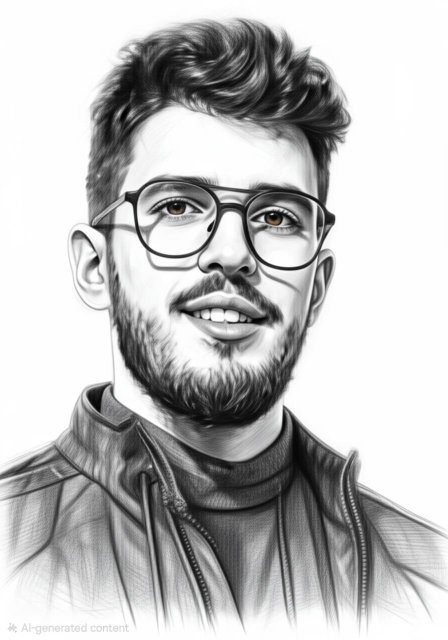
#> input picture photo.jpeg, 896 x 1280 px (shown at 1/2 size)
$ python make_ascii_svg.py
#> lines starting #> are read from the running program, lines starting #| are printed output that depends on the picture
"""
Convert portrait photo into clean monochrome ASCII-art SVG that types itself in like a terminal.
Usage: python make_ascii_svg.py [input.png] [output.svg]
"""
from PIL import Image, ImageEnhance, ImageOps, ImageFilter
import html
import os
import sys

HERE = os.path.dirname(os.path.abspath(__file__))
default_src = os.path.join(HERE, "..", "photo.jpeg")
if not os.path.exists(default_src):
    default_src = os.path.join(HERE, "..", "photo.png")
SRC = sys.argv[1] if len(sys.argv) > 1 else default_src
OUT = sys.argv[2] if len(sys.argv) > 2 else os.path.join(HERE, "..", "zakariae-ascii.svg")

COLS = int(os.environ.get("COLS", 180))
ART_W_TARGET = 800
CELL_W = ART_W_TARGET / COLS
CELL_H = CELL_W * 15 / 8
ROWS = round(COLS * 8 / 15)
RAMP = " .`:-=+*cs#%@"

CONTRAST = 1.15
BRIGHTNESS = 1.05
GAMMA = 1.12
SHARPEN = True
WHITE_FLOOR = 0.82

PAD = 20
TITLEBAR_H = 30
STATUS_H = 30
ART_W = COLS * CELL_W
ART_H = ROWS * CELL_H
CANVAS_W = ART_W + PAD * 2
CANVAS_H = TITLEBAR_H + ART_H + STATUS_H + PAD

BG = "#0d1117"
BG2 = "#111722"
FRAME = "#30363d"
TITLE_TEXT = "#7d8590"
INK = "#c9d1d9"
CURSOR = "#c9d1d9"

ROW_DUR = 5.8 / ROWS
STAGGER = ROW_DUR

im = Image.open(SRC).convert("L")
w, h = im.size
#> w = 896; h = 1280
if h > w * 1.15:
    crop_x1 = max(0, int(w * 0.08))
#> crop_x1 = 71
    crop_y1 = max(0, int(h * 0.05))
#> crop_y1 = 64
    crop_x2 = min(w, int(w * 0.92))
#> crop_x2 = 824
    crop_y2 = min(h, int(h * 0.72))
#> crop_y2 = 921
    im = im.crop((crop_x1, crop_y1, crop_x2, crop_y2))
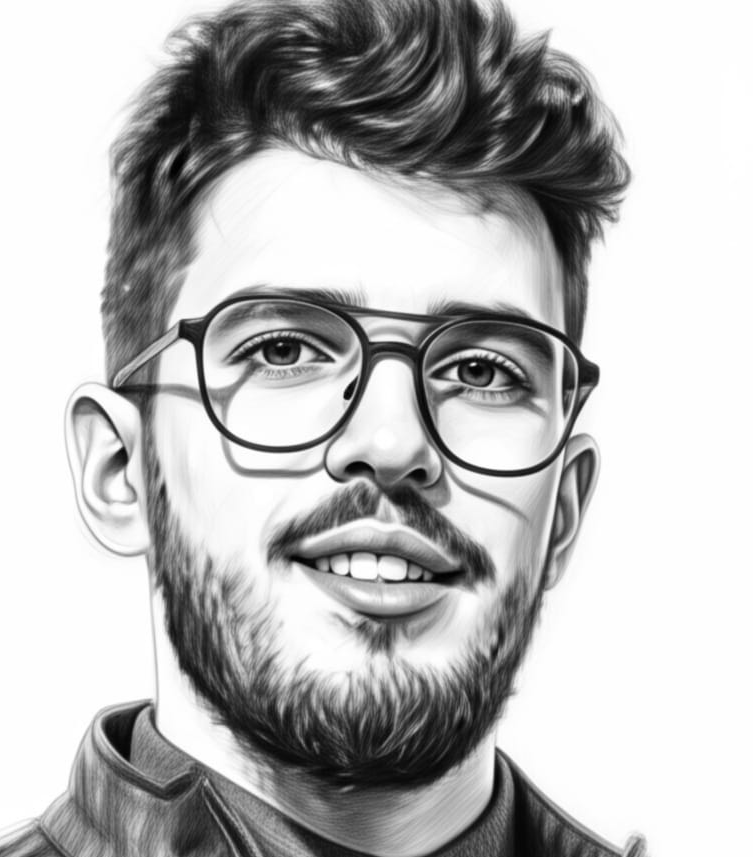
#> im: PIL image 753x857 L; min 0, max 255, mean 185
if SHARPEN:
    im = im.filter(ImageFilter.UnsharpMask(radius=2, percent=140, threshold=2))
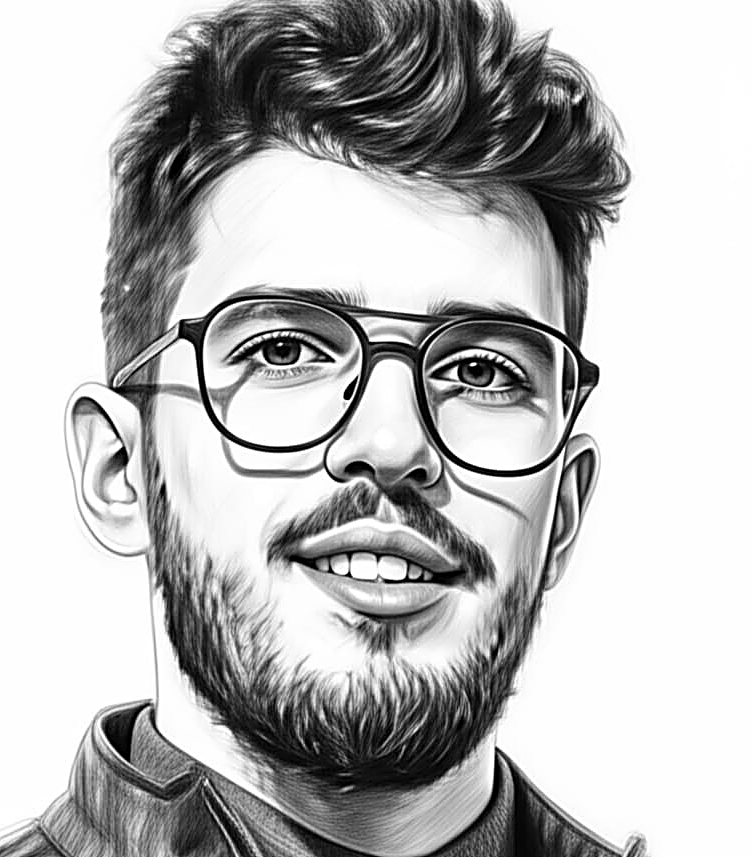
#> im: PIL image 753x857 L; min 0, max 255, mean 184.7
im = ImageEnhance.Brightness(im).enhance(BRIGHTNESS)
im = ImageEnhance.Contrast(im).enhance(CONTRAST)
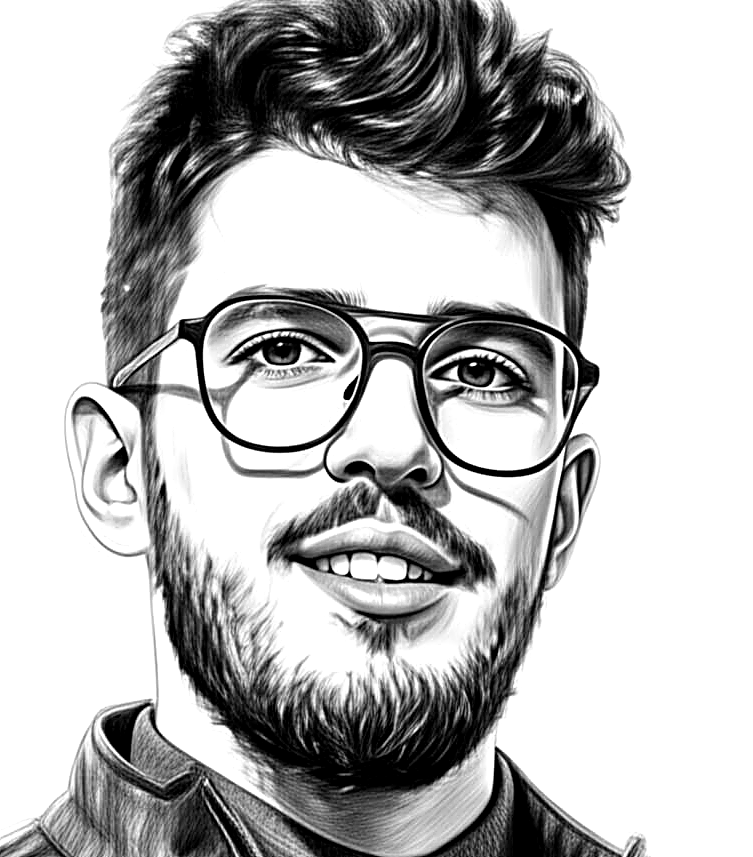
#> im: PIL image 753x857 L; min 0, max 255, mean 183.6
im = im.resize((COLS, ROWS), Image.Resampling.LANCZOS)
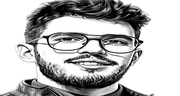
#> im: PIL image 180x96 L; min 0, max 255, mean 183.4
px = im.load()

STATIC = bool(os.environ.get("STATIC"))

rows_txt = []
for y in range(ROWS):
    chars = []
    for x in range(COLS):
        lum = px[x, y] / 255.0
        lum = pow(lum, GAMMA)
        if lum >= WHITE_FLOOR:
            chars.append(" ")
            continue
        idx = int((1.0 - lum) * (len(RAMP) - 1) + 0.5)
        idx = max(0, min(len(RAMP) - 1, idx))
        chars.append(RAMP[idx])
    rows_txt.append("".join(chars))
#> after the loop, rows_txt = 96 items

art_top = TITLEBAR_H + PAD * 0.35

parts = []
parts.append(
    f'<svg xmlns="http://www.w3.org/2000/svg" width="{CANVAS_W}" height="{CANVAS_H}" '
    f'viewBox="0 0 {CANVAS_W} {CANVAS_H}" font-family="ui-monospace, SFMono-Regular, '
    f'Menlo, Consolas, monospace">'
)
parts.append('<defs>'
             f'<linearGradient id="bg" x1="0" y1="0" x2="0" y2="1">'
             f'<stop offset="0" stop-color="{BG2}"/><stop offset="1" stop-color="{BG}"/>'
             f'</linearGradient></defs>')

parts.append(f'<rect width="{CANVAS_W}" height="{CANVAS_H}" rx="12" fill="url(#bg)"/>')
parts.append(f'<rect x="0.5" y="0.5" width="{CANVAS_W-1}" height="{CANVAS_H-1}" rx="12" '
             f'fill="none" stroke="{FRAME}" stroke-width="1"/>')

parts.append(f'<line x1="0" y1="{TITLEBAR_H}" x2="{CANVAS_W}" y2="{TITLEBAR_H}" stroke="{FRAME}"/>')
for i, dotcol in enumerate(["#ff5f56", "#ffbd2e", "#27c93f"]):
    parts.append(f'<circle cx="{PAD + i*16}" cy="{TITLEBAR_H/2}" r="5" fill="{dotcol}"/>')
parts.append(f'<text x="{CANVAS_W/2}" y="{TITLEBAR_H/2 + 4}" fill="{TITLE_TEXT}" font-size="12" '
             f'text-anchor="middle">zakariae@github: ~$ ./portrait.sh</text>')

font_size = CELL_H * 0.86
for ry, line in enumerate(rows_txt):
    y = art_top + ry * CELL_H + CELL_H * 0.74
    row_y = art_top + ry * CELL_H
    delay = ry * STAGGER
    safe = html.escape(line)
    text = (f'<text xml:space="preserve" x="{PAD}" y="{y:.1f}" fill="{INK}" '
            f'font-size="{font_size:.1f}" textLength="{ART_W}" lengthAdjust="spacing">{safe}</text>')

    if STATIC:
        parts.append(text)
        continue

    parts.append(
        f'<clipPath id="r{ry}"><rect x="{PAD}" y="{row_y:.1f}" height="{CELL_H}" width="0">'
        f'<animate attributeName="width" from="0" to="{ART_W}" begin="{delay:.3f}s" '
        f'dur="{ROW_DUR:.2f}s" fill="freeze"/></rect></clipPath>'
    )
    parts.append(f'<g clip-path="url(#r{ry})">{text}</g>')
    parts.append(
        f'<rect y="{row_y+1:.1f}" width="{CELL_W}" height="{CELL_H-2}" fill="{CURSOR}" opacity="0">'
        f'<animate attributeName="x" from="{PAD}" to="{PAD+ART_W}" begin="{delay:.3f}s" '
        f'dur="{ROW_DUR:.2f}s" fill="freeze"/>'
        f'<set attributeName="opacity" to="0.85" begin="{delay:.3f}s"/>'
        f'<set attributeName="opacity" to="0" begin="{delay+ROW_DUR:.3f}s"/></rect>'
    )
#> this loop made 96 passes
#> (y, row_y, delay) on passes 1 to 12: (43.17, 37, 0), (51.5, 45.33, 0.0604), (59.83, 53.67, 0.121), (68.17, 62, 0.181), (76.5, 70.33, 0.242), (84.83, 78.67, 0.302), (93.17, 87, 0.362), (101.5, 95.33, 0.423), (109.8, 103.7, 0.483), (118.2, 112, 0.544), (126.5, 120.3, 0.604), (134.8, 128.7, 0.665)
#> after the loop, parts = 297 items

status_line_y = TITLEBAR_H + ART_H + PAD * 0.35
status_y = status_line_y + 19
parts.append(f'<line x1="0" y1="{status_line_y:.1f}" x2="{CANVAS_W}" y2="{status_line_y:.1f}" stroke="{FRAME}"/>')
parts.append(f'<text x="{PAD}" y="{status_y:.1f}" fill="{TITLE_TEXT}" font-size="13">'
             f'zakariae@github:~$ whoami <tspan fill="{INK}">Zakariae Chelle</tspan></text>')
status_chars = len("zakariae@github:~$ whoami Zakariae Chelle ")
parts.append(f'<rect x="{PAD + status_chars * 13 * 0.6:.1f}" y="{status_y-12:.1f}" width="8" height="14" fill="{INK}">'
             f'<animate attributeName="opacity" values="1;1;0;0" keyTimes="0;0.5;0.51;1" '
             f'dur="1s" repeatCount="indefinite"/></rect>')

parts.append("</svg>")
svg = "".join(parts)
os.makedirs(os.path.dirname(OUT), exist_ok=True)
with open(OUT, "w", encoding="utf-8") as f:
    f.write(svg)
print(f"wrote {OUT} {len(svg)} bytes; {CANVAS_W} x {CANVAS_H}")
#| wrote scripts/../zakariae-ascii.svg 80155 bytes; 840.0 x 880.0
